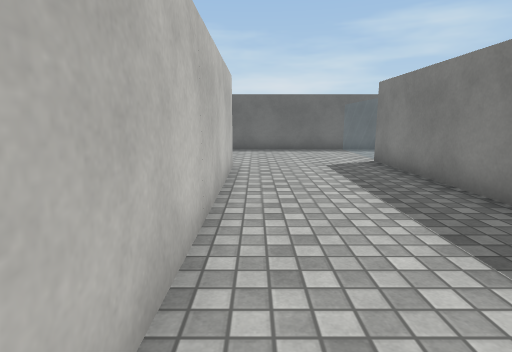
View 1 (above)

16 first-person views from a walk through a Unity game level. The camera is 1.2 m above the floor, tilts 10° down and sees 80° across. The floor is counted in squares, 1 m on a side. Each view is taken from the middle of a square. On the plan, view 1 faces up. The plan holds only what a view shows up to about 13 squares ahead; the rest is blank. The place goes on beyond the plan. The player character is not drawn. Surface patterns are stand-ins for the level's own textures.

View 2
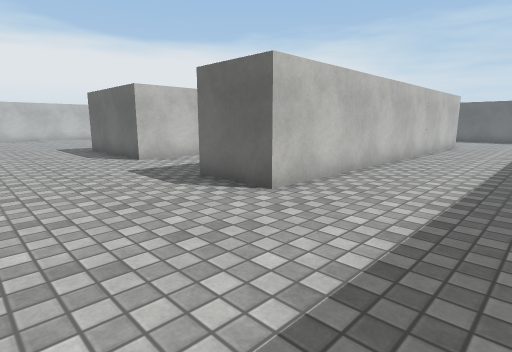

View 3
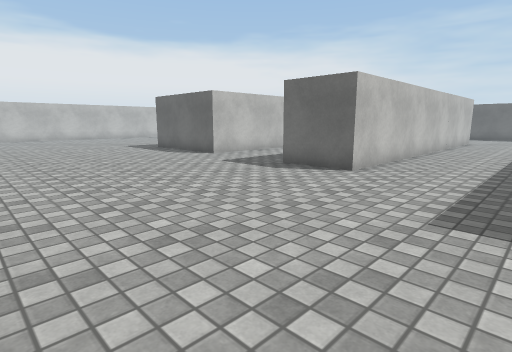

View 4
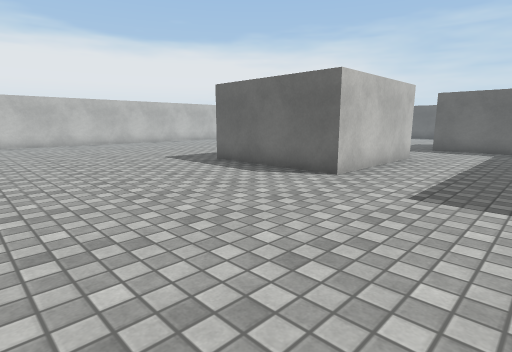

View 5
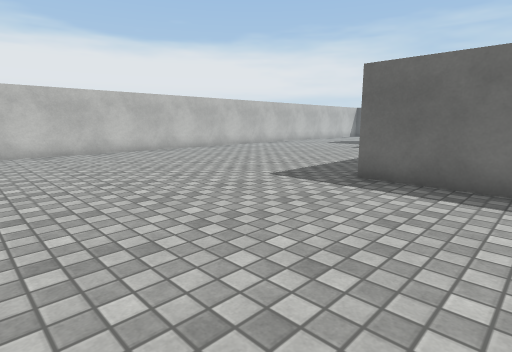

View 6
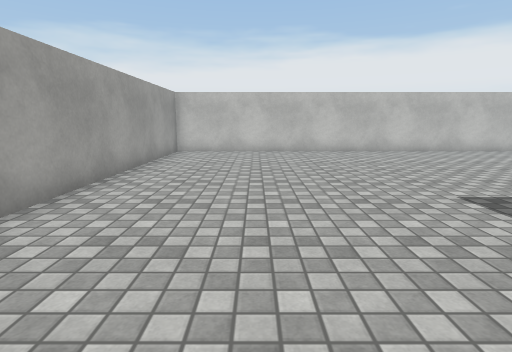

View 7
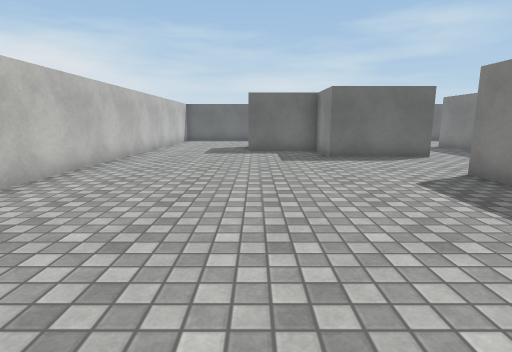

View 8
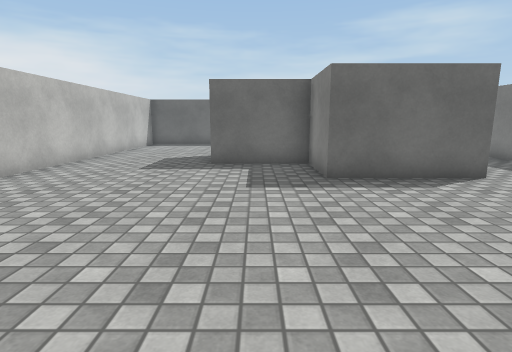

View 9
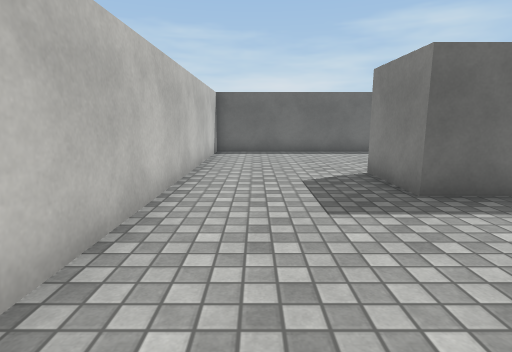

View 10
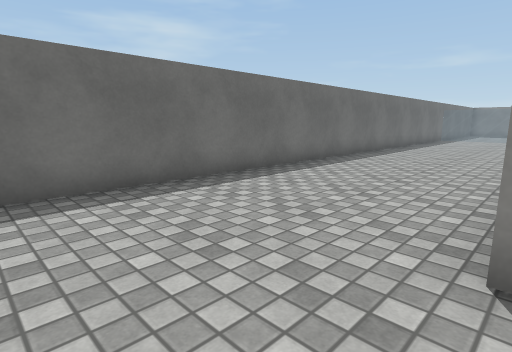

View 11
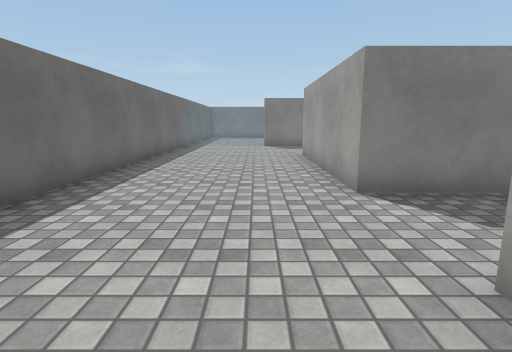

View 12
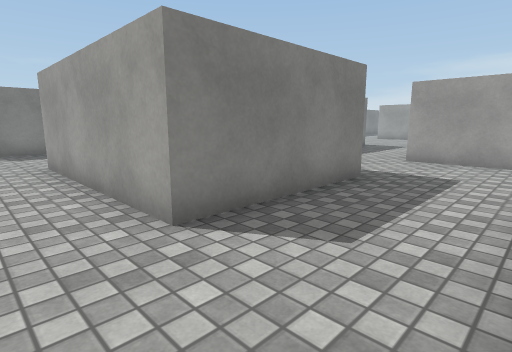

View 13
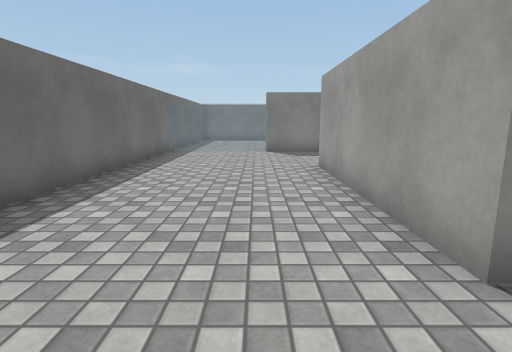

View 14
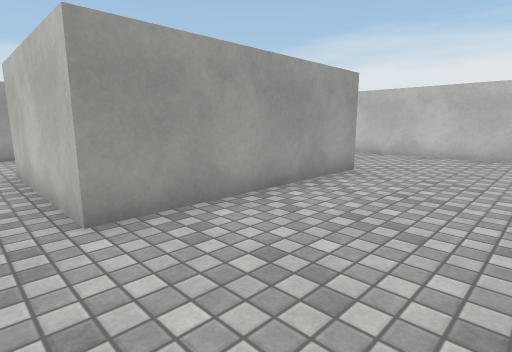

View 15
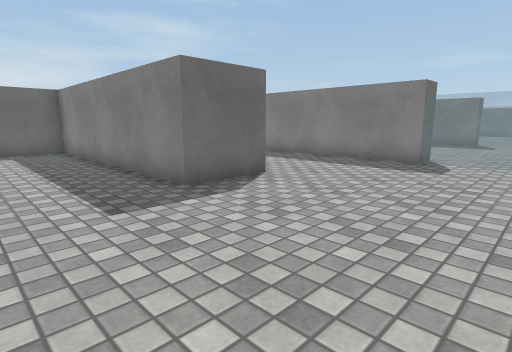

View 16
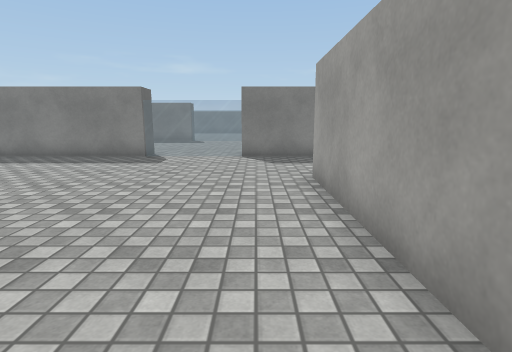

### Floor plan
Points are (right, up) in squares from view 1. A wall is a line through its corners. A room is listed if a view was taken in it or the views show most of it. See-through windows are left out.
Room 1 (views 1, 2, 3, 4, 5, 6, 7, 8, 9, 10, 11, 12, 13, 14, 15, 16)
walls: (-10.5, 0) (-6.6, 0) (-6.6, -4.7) (-11.1, -4.7); (-6.9, 3.6) (-6.9, 8.3) (-0.6, 8.3) (-0.6, -5) (-2.9, -5) (-2.9, 3.6) (-6.9, 3.6); (-11.1, -1.2) (-11.1, 0); (-10, 3.6) (-13.4, 3.6) (-13.4, 5.9) (-16.3, 5.9) (-16.3, 8.3) (-10, 8.3) (-10, 3.6); (3.7, 4.2) (3.7, 9.6); (-5.8, -12.2) (-0.2, -12.2); (3.7, -7.1) (3.7, -0.9); (3.7, -13.1) (3.7, -10.5); (4.2, 13.7) (-20.6, 13.7) (-20.6, -12.2) (-11.8, -12.2)

Positions as (right, up) in squares from view 1, and headings:
1: (0, 0), facing up
2: (3, -9), facing up-left
3: (3, -12), facing up-left
4: (-3, -11), facing up-left
5: (-8, -11), facing up-left
6: (-8, -9), facing left
7: (-16, -7), facing up
8: (-15, -3), facing up
9: (-19, 1), facing up
10: (-19, 8), facing up-right
11: (-12, 10), facing right
12: (-10, 10), facing down-right
13: (-9, 10), facing right
14: (-9, 12), facing down-left
15: (-6, -10), facing up-right
16: (-7, -11), facing right
